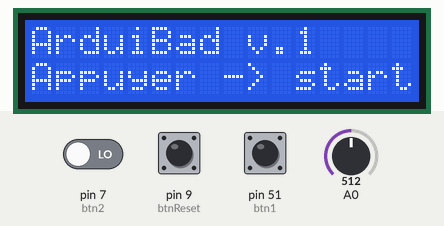
The sketch below on a simulated Arduino Mega 2560, built with avr-gcc and run on an emulated ATmega2560. Parts: 16×2 character LCD. Inputs (shaded band) come from the test bench; at power-on: pin 9 (btnReset) LOW, pin 7 (btn2) LOW, pin 51 (btn1) LOW, A0 = 512. Random numbers use the default seed unless the sketch sets one; what the sketch prints to the serial monitor is not drawn.

Above: at 1.2 s.
1.3 s: pin 9 (btnReset) pulled HIGH for 1 s
At 2.7 s:
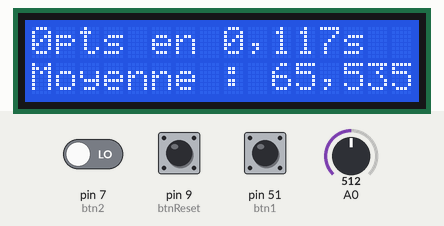
3.8 s: pin 9 (btnReset) pulled HIGH for 1 s
At 4.03 s:
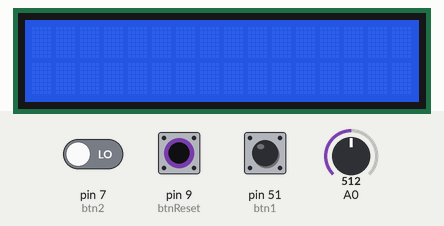
6.3 s: pin 9 (btnReset) pulled HIGH for 0.15 s
7.9 s: pin 7 (btn2) driven HIGH and pin 9 (btnReset) driven HIGH
At 8.14 s:
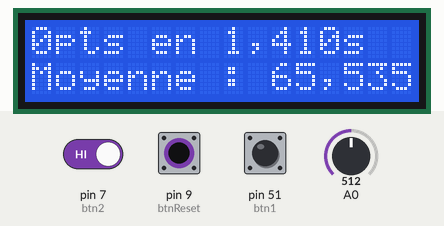
9.5 s: pin 51 (btn1) pulled HIGH for 1 s
13.5 s: pin 51 (btn1) pulled HIGH for 3.2 s
Timing chart, 0 to 16.5 s (numbered marks = the images above; inputs shaded):
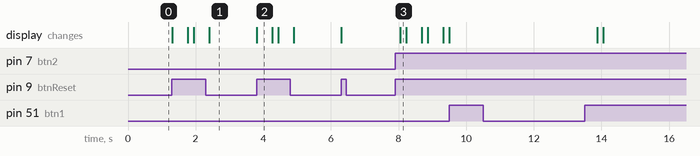

Measured:
- after the input at 1.3 s, the display: first changes at once (image 1 shows a later state)
- after the input at 3.8 s, the display: changes at once (image 2)
- after the input at 7.9 s, the display: changes after 0.16 s (image 3)
- after the input at 9.5 s, every drawn part: stays the same
- what the display in image 2 shows lasts 0.5 s, from 3.8 s to 4.3 s

The sketch:

MickaTraining.ino
```cpp
/**
  Projet Bad Gargenville
  Name: GargenvilleBadmintonReflexTime
  Purpose: Dispositif d'entrainement pour le collectif Perf MPG géré par Micka

  @author Jonathan IROULIN
  @version 1.0.1 03/05/18
*/

#include "Timer.h"

#include <Wire.h> //This library allows you to communicate with I2C / TWI devices. https://www.arduino.cc/en/Reference/Wire
#include <LiquidCrystal_I2C.h> //The library allows to control I2C displays with functions extremely similar to LiquidCrystal library. https://www.arduinolibraries.info/libraries/liquid-crystal-i2-c

////////////////////////////////
// Variables de l ecran LCD 16 colonnes x 2 lignes - debut
LiquidCrystal_I2C lcd(0x27, 16, 2);

// Variables de l ecran LCD 16 colonnes x 2 lignes - fin

////////////////////////////////
// Variables timer - debut
Timer t; // Définition de l'objet timer

int debutTimer = 0;
int tempsDeJeu = 10; //temps de jeu en secondes
int tempsRestant; //temps de jeu restant en secondes
int temporisationEntreLesPoints = 2000;
unsigned int tempoDebutDePartie = 0;
unsigned int tempoFinDePartie = 0;
unsigned int dureeTotalePartie = 0;
unsigned int dureeTotalePartieEnSecondes = 0;
unsigned int dureeTotalePartieEnMiliSecondes = 0;
unsigned int dureeTotaleDeplacementPartie = 0;
unsigned int dureeTotaleDeplacementPartieEnSecondes = 0;
unsigned int dureeTotaleDeplacementPartieEnMiliSecondes = 0;
unsigned int dureeMoyenneDeplacementPartie = 0;
unsigned int dureeMoyenneDeplacementPartieEnSecondes = 0;
unsigned int dureeMoyenneDeplacementPartieEnMiliSecondes = 0;


// Variables timer - fin

////////////////////////////////
// Variable Jeu - debut
int attenteDebutJeu = 1;
int debutJeu = 0;
int stopJeu = 0;
long nbrAleatoire; // nombre qui servira à choisir le bouton de gauche ou de droite
int minAleatoire = 0; // nombre qui servira à definir le minimum aléatoire
int maxAleatoire = 1 ; // nombre qui servira à definir le maximum aléatoire
int nombreBoutons = 2; // nombre de boutons pour le jeu
long btnInitial;
int btnAllume;
int debugMoniteurSerie = 1;
String messageDebug; // variable de message qui sert pour le debug sur le moniteur série

// Variable Jeu - fin

////////////////////////////////
//
int btn1Appuye = 0;
int btn2Appuye = 0;
int btnResetAppuye = 0;

////////////////////////////////
// Définition des entrée/sorties - debut
// Declaration des bornes de led
int voyantGauche = 2; // Voyant Gauche
int voyantDroite = 3; // Voyant Droite
int BoutonLumineuxGauche = 4; // Bouton lumineux Gauche
int BoutonLumineuxDroite = 5; // Bouton lumineux Droite
int ledTemoinJeu = 8;  // Voyant de jeu en cours
int testLedTemoinJeu = 50;  // Voyant de jeu en cours

// Declaration des bornes de btn
int btn1 = 51; // Bouton de gauche
int btn2 = 7; // Bouton de droite
int btnReset = 9; // Bouton restart

// Définition des entrée/sorties - fin

// Définition du tableau des sequences de points car l'aléatoire n'est pas viable pour 2 boutons - debut
const int nombreDeSequence = 5; //nombre de séquence de jeu pré-définies.
const int nombreDePointsParSequence = 20; //nombre de point par sequence
int nombreDePointsAJouer = nombreDePointsParSequence; // nombre de points à jouer dans une partie
int nombreDePointsRestant; // nombre de points à jouer avant fin de partie
int nombreDePointsJouesDansLaSequence; // nombre de points joués avant fin de partie (utile si Micka arrete la séquence avant le nombre de point par séquence)

int sequences[nombreDeSequence][nombreDePointsParSequence] = {{1, 2, 1, 1, 2, 1, 2, 2, 2, 1, 2, 2, 1, 1, 2, 1, 2, 2, 1, 2}, {1, 1, 2, 1, 2, 2, 1, 2, 2, 1, 1, 2, 1, 2, 1, 1, 1, 2, 1, 2}, {2, 2, 1, 2, 1, 1, 1, 2, 1, 1, 2, 1, 2, 1, 1, 1, 2, 1, 1, 2}, {2, 1, 1, 1, 2, 1, 2, 1, 2, 1, 1, 2, 1, 2, 2, 1, 1, 2, 1, 1}, {1, 1, 2, 2, 1, 1, 2, 1, 2, 1, 2, 1, 2, 1, 1, 2, 2, 1, 2, 1}};
int sequenceEnCours [20]; // initialisation du tableau pour sequence en cours.
// Définition du tableau des sequences de points car l'aléatoire n'est pas viable pour 2 boutons  fin

////////////////////////////////
// Init
void setup()
{
  Serial.begin(9600);
  //t.every(1000, envoiDecompte); // et celle-ci qui appelle la fonction 'envoi' toutes les secondes
  lcd.init();
  lcd.backlight();
  afficheLCDLigne1("ArduiBad v.1");
  afficheLCDLigne2("Appuyer -> start");
}


void loop() {
  // put your main code here, to run repeatedly:
  // Si le jeu n'est pas encore commencé
  if (debutJeu == 0) {
    //Si le bouton start est pressé => le bouton start lance le jeu
    //debug("debutJeu = 0 => Attente du debut de jeu => appuyez sur start", 1);
    digitalWrite(testLedTemoinJeu,HIGH);
    lectureDuBoutonStart(debutJeu);
  }
  // Si le jeu est en cours
  if (debutJeu == 1) {

    if ( nombreDePointsRestant >= 0 ) {
      //debug("debutJeu = 1 => On lance le jeu ", 1);
      // Lecture des differents boutons
      // Si le bouton start est pressé => relance du jeu
      digitalWrite(testLedTemoinJeu,LOW);
      lectureDesBoutons();
    }
    else {
      stoperPartie();
    }
  }
}

/**
  Allume les deux voyants.

*/
void allumerLesDeuxVoyants() {
  //debug("Fct allumerLesDeuxVoyants", 1);

  allumerLeVoyant("gauche");
  allumerLeVoyant("droite");
}

/**
  Eteindre les deux voyants.

*/
void eteindreLesDeuxVoyants() {
  //debug("Fct eteindreLesDeuxVoyants", 1);

  eteindreLeVoyant("gauche");
  eteindreLeVoyant("droite");
}

/**
  Allume le voyant à jouer.

  @param idVoyant identifiant du voyant à allumer.

*/
void allumerLeVoyant(String idVoyant) {
  //debug("Fct allumerLeVoyant : ", 0);
  //debug(idVoyant, 1);

  eteindreLesDeuxVoyants();
  if (idVoyant == "gauche") {
    digitalWrite(voyantGauche, HIGH);
  }
  if (idVoyant == "droite") {
    digitalWrite(voyantDroite, HIGH);
  }
}

/**
  Eteindre le voyant à jouer

  @param idVoyant identifiant du voyant à eteindre.

*/
void eteindreLeVoyant(String idVoyant) {
  //debug("Fct eteindreLeVoyant : ", 0);
  //debug(idVoyant, 1);

  if (idVoyant == "gauche") {
    digitalWrite(voyantGauche, LOW);
  }

  if (idVoyant == "droite") {
    digitalWrite(voyantDroite, LOW);
  }
}

/**
  Allume le bouton lumineux à jouer.

  @param idBoutonLumineux identifiant du bouton lumineux à allumer.

*/
void allumerBoutonLumineux(String idBoutonLumineux) {
  //debug("Fct allumerBoutonLumineux : ", 0);
  //debug(idBoutonLumineux, 1);

  if (idBoutonLumineux == "gauche") {
    digitalWrite(BoutonLumineuxGauche, HIGH);
  }

  if (idBoutonLumineux == "droite") {
    digitalWrite(BoutonLumineuxDroite, HIGH);
  }
}

/**
  Eteindre le bouton lumineux à jouer.

  @param idBoutonLumineux identifiant du bouton lumineux à eteindre.

*/
void eteindreBoutonLumineux(String idBoutonLumineux) {
  //debug("Fct eteindreBoutonLumineux : ", 0);
  //debug(idBoutonLumineux, 1);

  if (idBoutonLumineux == "gauche") {
    digitalWrite(BoutonLumineuxGauche, LOW);
  }

  if (idBoutonLumineux == "droite") {
    digitalWrite(BoutonLumineuxDroite, LOW);
  }
}
/**
  Eteindre le bouton lumineux à jouer.

  @param idBoutonLumineux identifiant du bouton lumineux à eteindre.

*/
void eteindreLesDeuxBoutonsLumineux() {
  //debug("Fct eteindreLesDeuxBoutonsLumineux", 1);

  eteindreBoutonLumineux("gauche");
  eteindreBoutonLumineux("droite");
}

/**
  Allume le voyant et le bouton lumineux à jouer.

  @param idVoyantEtBoutonLumineux identifiant du voyant et bouton lumineux à allumer.

*/
void allumerLeVoyantEtBouton(String idVoyantEtBoutonLumineux) {
  //debug("Fct allumerLeVoyantEtBouton : ", 0);
  //debug(idVoyantEtBoutonLumineux, 1);

  if (idVoyantEtBoutonLumineux == "gauche") {
    allumerBoutonLumineux("gauche");
    allumerLeVoyant("gauche");
  }
  if (idVoyantEtBoutonLumineux == "droite") {
    allumerBoutonLumineux("droite");
    allumerLeVoyant("droite");
  }

}

/**
  Eteindre le voyant et le bouton lumineux à jouer.

  @param idVoyantEtBoutonLumineux identifiant du voyant et bouton lumineux à eteindre.

*/
void eteindreLeVoyantEtBouton(String idVoyantEtBoutonLumineux) {
  /*
  debug("Fct eteindreLeVoyantEtBouton : ", 0);
  debug(idVoyantEtBoutonLumineux, 1);
  */

  if (idVoyantEtBoutonLumineux == "gauche") {
    eteindreBoutonLumineux("gauche");
    eteindreLeVoyant("gauche");
  }
  if (idVoyantEtBoutonLumineux == "droite") {
    eteindreBoutonLumineux("droite");
    eteindreLeVoyant("droite");
  }

}

/**
  Décrémente de un le nombre de point à jouer.

*/
void decrementerLesAppuisRestants() {
  //debug("Fct decrementerLesAppuisRestants", 1);

  nombreDePointsRestant = nombreDePointsRestant - 1 ;

  /*
    debug("Nombre d'AppuisRestants = ", 0);
    debug(String(nombreDePointsRestant), 1);
  */

}

/**
  choisi un bouton au hasard.

*/
void choixNouveauBouton() {
  //debug("Fct choixNouveauBouton", 1);

  //testerNombreAppuiRestant();

  // On eteind tous les voyants et boutons
  //@Todo

  // On decremente de 1 le nombre de points à jouer
  //@Todo

  // Si le nombre de points à jouer est supérieur à 0 on continue à choisir un autre bouton.
  //@Todo

  //debug("Nombre de points joué dans la séquence : " + String(nombreDePointsJouesDansLaSequence), 1);

  //int btnSuivant = nombreAleatoire(1, nombreBoutons + 1);
  int btnSuivant = sequenceEnCours[nombreDePointsJouesDansLaSequence];
  btnAllume = btnSuivant ;
  /*
    debug("Nouveau nombre aleatoire : ", 0);
    debug(String(btnSuivant), 1);
  */

  //Si le chiffre  est 1 => gauche
  if (1 == btnSuivant) {
    allumerLeVoyantEtBouton("gauche");
  }
  //Si le chiffre  est 2 => droite
  else if (2 == btnSuivant) {
    allumerLeVoyantEtBouton("droite");
  }

  //décrémente le nombre de points à jouer
  decrementerLesAppuisRestants();
}

/**
  choisi d'une séquence de jeu au hasard.

*/
void choixNouvelleSequence() {
  debug("Fct choixNouvelleSequence", 1);

  randomSeed(analogRead(0));

  //Initialisation de random

  int sequenceAleatoire = nombreAleatoire(0, nombreDeSequence - 1);
  debug("Sequence choisie au hasard : n° ", 0);
  debug(String(sequenceAleatoire), 1);
  debug("Contenu de la sequence choisie au hasard : ", 1);

  //sequenceEnCours = sequences[sequenceAleatoire];
  byte i;
  for (i = 0; i < (sizeof(sequences[sequenceAleatoire]) / sizeof(int)); i++)
  {
    sequenceEnCours[i] = sequences[sequenceAleatoire][i];
    debug(String(sequenceEnCours[i]), 0);
  }

  debug(String(""), 1);

  //Réinitialiser le nombre de point
  nombreDePointsRestant = nombreDePointsAJouer;
  debug("Nombre de points à jouer " + String(nombreDePointsRestant) + " l.362", 1);

  choixNouveauBouton();

}

/**
  Attend la temporisation si besoin.

*/
void attendreTemporisation() {
  //debug("Fct attendreTemporisation", 1);
  eteindreLesDeuxVoyants();
  delay(temporisationEntreLesPoints);
}

/**
  Démarre le programme.

*/
void testerNombreAppuiRestant() {
  debug("Fct testerNombreAppuiRestant", 1);
  debug("NombreAppuiRestant : ", 0);
  debug(String(nombreDePointsRestant), 1);

}

/**
  Démarre le temps de jeu.

*/
void demarrerLeTempsDeJeu() {
  debug("Fct demarrerLeTempsDeJeu", 1);

}

/**
  Pause le temps de jeu.

*/
void pauserLeTempsDeJeu() {
  debug("Fct pauserLeTempsDeJeu", 1);
}

/**
  Arrête le temps de jeu.

*/
void arreterLeTempsDeJeu() {
  debug("Fct arreterLeTempsDeJeu", 1);

}

/**
  Calculer le temps total de la partie.
    Temps de réaction
  + Temps de déplacement vers le bouton
  + Temp de pause retour à la base

*/
void calculerTempsTotalPartie() {

  dureeTotalePartie = tempoFinDePartie - tempoDebutDePartie ;
  dureeTotalePartieEnSecondes = dureeTotalePartie / 1000 ;
  dureeTotalePartieEnMiliSecondes = dureeTotalePartie % 1000;

}

/**
  Calculer le temps total de déplacement vers le bouton
  On enleve le temps de temporisation entre chaque point

*/
void calculerTempsTotalDeplacement() {
  calculerTempsTotalPartie();

  //dureeTotaleDeplacementPartie = dureeTotalePartie - ( nombreDePointsParSequence * temporisationEntreLesPoints);

  // Prendre en compte le nombre de point joués et non Toto si Micka ne fait pas les séquences complètes
  dureeTotaleDeplacementPartie = dureeTotalePartie - ( nombreDePointsJouesDansLaSequence * temporisationEntreLesPoints);

  dureeTotaleDeplacementPartieEnSecondes = dureeTotaleDeplacementPartie / 1000 ;
  dureeTotaleDeplacementPartieEnMiliSecondes = dureeTotaleDeplacementPartie % 1000;


}


/**
  Calculer le temps moyen d'un déplacement vers le bouton
  On divise le temps de déplacement par le nombre de points

*/
void calculerTempsMoyenDeplacement() {
  calculerTempsTotalDeplacement();

  //dureeMoyenneDeplacementPartie = dureeTotaleDeplacementPartie / nombreDePointsParSequence;
  dureeMoyenneDeplacementPartie = dureeTotaleDeplacementPartie / nombreDePointsJouesDansLaSequence;
  dureeMoyenneDeplacementPartieEnSecondes = dureeMoyenneDeplacementPartie / 1000 ;
  dureeMoyenneDeplacementPartieEnMiliSecondes = dureeMoyenneDeplacementPartie % 1000;


}


/**
  Affiche le temps mis.

*/
void afficherLesTemps() {
  //debug("Fct afficherLesTemps", 1);

  calculerTempsMoyenDeplacement();

    /*
    debug("Début de Sequence à : ", 0);
    debug(String(tempoDebutDePartie), 1);
    debug("Fin de Sequence à : ", 0);
    debug(String(tempoFinDePartie), 1);
    */


  debug("temps de déplacement total : ", 0);
  debug(String(dureeTotaleDeplacementPartieEnSecondes), 0);
  debug(",", 0);
  debug(String(dureeTotaleDeplacementPartieEnMiliSecondes), 1);

  debug("temps de déplacement moyen : ", 0);
  debug(String(dureeMoyenneDeplacementPartieEnSecondes), 0);
  debug(",", 0);
  debug(String(dureeMoyenneDeplacementPartieEnMiliSecondes), 1);

  String ligneUne = String(nombreDePointsJouesDansLaSequence) + "pts en " + String(dureeTotaleDeplacementPartieEnSecondes) + "," + String(dureeTotaleDeplacementPartieEnMiliSecondes) + "s" ;
  String ligneDeux = "Moyenne : " + String(dureeMoyenneDeplacementPartieEnSecondes) + "," + String(dureeMoyenneDeplacementPartieEnMiliSecondes) + "s" ;

  /*
    String ligneUne = "J";
    ligneUne.concat(nombreDePointsJoues);
    ligneUne.concat("/");
    ligneUne.concat("G");
    ligneUne.concat(nombreDePointsGagnes);
    ligneUne.concat("/");
    ligneUne.concat("P");
    ligneUne.concat(nombreDePointsPerdus);
    ligneUne.concat("/");
    ligneUne.concat("T");
    ligneUne.concat(nombreDePointsTentes);

  */

  afficheLCDLigne1(ligneUne);
  afficheLCDLigne2(ligneDeux);

}

/**
  Remet le jeu à zéro avant redemarrage.

*/
void remettreAZero() {
  //debug("Fct remettreAZero", 1);

  eteindreLeVoyantEtBouton("gauche");
  eteindreLeVoyantEtBouton("droite");

  // Remise des variables à l'état initial
  tempoDebutDePartie = 0;
  tempoFinDePartie = 0;
  dureeTotalePartie = 0;
  dureeTotalePartieEnSecondes = 0;
  dureeTotalePartieEnMiliSecondes = 0;
  dureeTotaleDeplacementPartie = 0;
  dureeTotaleDeplacementPartieEnSecondes = 0;
  dureeTotaleDeplacementPartieEnMiliSecondes = 0;
  dureeMoyenneDeplacementPartie = 0;
  dureeMoyenneDeplacementPartieEnSecondes = 0;
  dureeMoyenneDeplacementPartieEnMiliSecondes = 0;
  nombreDePointsJouesDansLaSequence = 0;

  //Effacer le temps

  debug("----------------------------------------", 1);

  debug("----------------------------------------", 1);
  debug("----------------------------------------", 1);

}

/**
  Lecture du bouton start qui selon l'état du jeu
  - lance le jeu (Start).
  - stop le jeu (Restart).

*/
void lectureDuBoutonStart(int etatJeu) {
  //debug("Fct lectureDuBoutonStart", 1);

  //Lecture du bouton RESET. La valeur 0 = bouton appuyé
  btnResetAppuye = digitalRead(btnReset);
  if (btnResetAppuye == 1 && etatJeu == 0)
  {
    debug("Demmarage de partie dans Fct lectureDuBoutonStart", 1);
    demarrerPartie();
  }
  if (btnResetAppuye == 1 && etatJeu == 1)
  {
    debug("Stop de partie dans Fct lectureDuBoutonStart", 1);
    stoperPartie();
  }

}

/**
  Lecture des bouton gauche et droite

*/
void lectureDesBoutons() {
  //debug("Fct lectureDesBoutons", 1);

  //Lecture du bouton 1
  btn1Appuye = digitalRead(btn1);
  //Serial.print("valeur du bouton 1: ");
  //Serial.println(btn1Appuye);
  if (btn1Appuye == 1)
  {
    verifierBouton(1);
  }

  //Lecture du bouton 2
  btn2Appuye = digitalRead(btn2);
  //Serial.print("valeur du bouton 2: ");
  //Serial.println(btn1Appuye);

  if (btn2Appuye == 1)
  {
    verifierBouton(2);
  }

  //Lecture du bouton start
  lectureDuBoutonStart(debutJeu);
}

/**
  Fonction qui verifie si le bouton appuyé est le bon

*/
void verifierBouton(int btnAVerifier) {

  //debug("Fct verifierBouton", 1);

  /*
    debug("Bouton appuyé = n°", 0);
    debug(String(btnAVerifier), 1);
    debug("Bouton allumé = ", 0);
    debug(String(btnAllume), 1);
  */

  if (btnAVerifier == btnAllume) {
    //debug("Bouton appuyé = OK", 1);
    nombreDePointsJouesDansLaSequence = nombreDePointsAJouer - nombreDePointsRestant ;

    // Test du nombre de points restant pour éviter d'ajouter 2 secondes d'attente après le dernier point.
    if ( nombreDePointsRestant >= 0 ) {
      attendreTemporisation();
      }
    choixNouveauBouton();

  }
}

/**
  Démarre le jeu.

*/
void demarrerPartie() {
  debug("Fct demarrerPartie", 1);

  //Vider l'ecran en début de partie
  lcd.clear();

  nombreDePointsRestant = nombreDePointsAJouer;

  debug("Nombre de points à jouer " + String(nombreDePointsRestant) + " l.619", 1);

  choixNouvelleSequence();
  //
  //choixNouveauBouton();
  // On donne la valeur 1 à l'état du jeu
  debutJeu = 1 ;
  // On récupère le temps du début du jeu
  tempoDebutDePartie = millis();
}


/**
  Stop le jeu (Restart).

*/
void stoperPartie() {
  debug("Fct stoperPartie", 1);

  debug(" ------ Fin de partie après " +  String(nombreDePointsJouesDansLaSequence) + " points  ------ ", 1);

  if (debutJeu == 1) {
    //Stop le jeu
    debutJeu = 0 ;
    //réinitialise les variables
    tempoFinDePartie = millis();

    //Calcul du temps moyen
    //calculerTempsMoyenDeplacement();
    //Afficher les temps (total de déplacement et temps moyen de déplacement)
    afficherLesTemps();

    remettreAZero();
  }

}
/**
  Fonction qui retourne nombre aleatoire

*/
long nombreAleatoire(int minAleatoire, int maxAleatoire) {

  randomSeed(analogRead(0));
  //nbrAleatoire = random(1, nombreBoutons + 1);
  nbrAleatoire = random(minAleatoire, maxAleatoire);
  debug("Nombre aleatoire = ", 0);
  debug(String(nbrAleatoire), 1);

  /*
     int aR = analogRead(A0) % 2;
    debug("Analog Read = ", 0);
    debug(String(aR), 1);
  */

  // test pour avoir une meilleur répartition avec nombres pairs et impairs
  // Si le nombre aléatoire est pair
  /*
    if ( (nbrAleatoire % 2) == 0) {
    nbrAleatoire = 2 ;
    }
    // Sinon le nombre aléatoire est impair
    else{
    nbrAleatoire = 1 ;
    }
  */
  return nbrAleatoire;
}


/**
  Fonction qui retourne le message transmis sur le moniteur serie

*/

void debug(String messageDebug, int retourLigne) {
  if (1 == debugMoniteurSerie) {
    if (1 == retourLigne) {
      Serial.println(messageDebug);
    }
    else
    {
      Serial.print(messageDebug);
    }
  }
}


// GESTION DE L'AFFICHAGE LCD 16x2 - DEBUT

void afficheLCDLigne1(String Message) {
  lcd.setCursor(0, 0);
  lcd.print(Message);
}
void afficheLCDLigne2(String Message) {
  lcd.setCursor(0, 1);
  lcd.print(Message);
}

void effaccerEcran() {
  lcd.clear();
}

// GESTION DE L'AFFICHAGE LCD 16x2 - FIN
```
